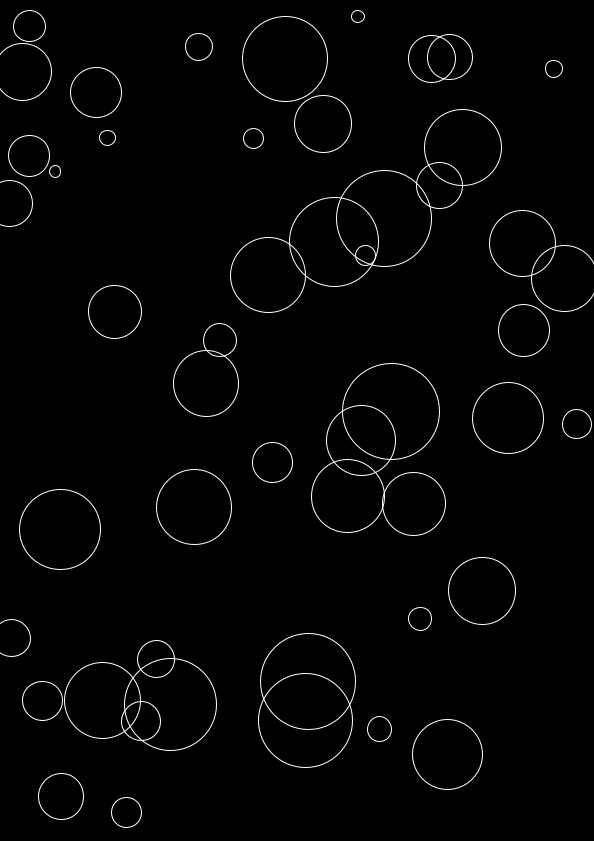
Frame 1 (no input)
Frame 60 (the mouse pressed at the canvas centre just before this capture): identical to frame 1, image omitted
Frame 120 (the mouse held since frame 60 and released just before this capture): identical to frame 1, image omitted

The Processing sketch that drew this single still picture (run headless with seeded random() and noise(); from frame 60 on, the mouse is pressed at the canvas centre):

// Processing sketch: example_171010b
// ── example_171010b.pde
// An ArrayList object has some more advanced features than a regular array.
// It can grow and shrink for example, so you can keep adding elements to it. 
ArrayList<Element> elementList;

int numberOfElements = 50;

void setup() {
  size(594, 841);

  // elementList is an ArrayList that is going to hold objects of the Element class.
  elementList = new ArrayList<Element>();

  // Let's create a loop that runs 50 times.
  for (int i=0; i<numberOfElements; i++) {
    // We create a new Element object, which we store in a variable called 'e'.
    // We pass three parameters to the constructor function: an x coordinate (random(width)),
    // a y coordinate (random(height)), and a size (random(10, 100)).
    Element e = new Element(
      random(width), 
      random(height), 
      random(10, 100)
      );

    // So now we've created an Element object, but we still have to add it to the elementList ArrayList.
    elementList.add(e);
  }
}

void draw() {
  background(0);
  
  // Loop over every Element object that is in the elementList ArrayList,
  // and store it in a variable we will call 'e'.
  for (Element e : elementList) {
    // Call the display method of Element e.
    e.display();
  }
}

// We define our class, called Element.
class Element {
  // It will hold an x and y position and should have a size.
  float x, y, s;

  // This is the constructor. It should have the same name as the class,
  // and will be called whenever you instantiate a new Element.
  Element(float startX, float startY, float startSize) {
    // We take the input parameters and store them in the fields x, y, and s.
    this.x = startX;
    this.y = startY;
    this.s = startSize;
  }

  // Our display method is just going to draw an ellipse at the correct position and size.  
  void display() {
    stroke(255);
    noFill();
    ellipse(x, y, s, s);
  }
}
